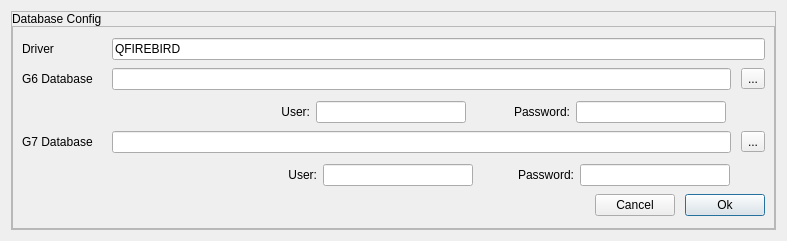
<?xml version="1.0" encoding="UTF-8"?>
<ui version="4.0">
 <class>RSDatabaseConfig</class>
 <widget class="QDialog" name="RSDatabaseConfig">
  <property name="geometry">
   <rect>
    <x>0</x>
    <y>0</y>
    <width>787</width>
    <height>241</height>
   </rect>
  </property>
  <property name="minimumSize">
   <size>
    <width>787</width>
    <height>0</height>
   </size>
  </property>
  <property name="maximumSize">
   <size>
    <width>16777215</width>
    <height>248</height>
   </size>
  </property>
  <property name="windowTitle">
   <string>Databases configuration</string>
  </property>
  <layout class="QGridLayout" name="gridLayout">
   <item row="0" column="0">
    <widget class="QFrame" name="m_border">
     <property name="frameShape">
      <enum>QFrame::StyledPanel</enum>
     </property>
     <property name="frameShadow">
      <enum>QFrame::Raised</enum>
     </property>
     <layout class="QGridLayout" name="gridLayout_2" rowstretch="0,1">
      <property name="leftMargin">
       <number>0</number>
      </property>
      <property name="topMargin">
       <number>0</number>
      </property>
      <property name="rightMargin">
       <number>0</number>
      </property>
      <property name="bottomMargin">
       <number>0</number>
      </property>
      <property name="spacing">
       <number>0</number>
      </property>
      <item row="0" column="0">
       <widget class="QLabel" name="m_title">
        <property name="text">
         <string>Database Config</string>
        </property>
       </widget>
      </item>
      <item row="1" column="0">
       <widget class="QFrame" name="m_body">
        <property name="frameShape">
         <enum>QFrame::StyledPanel</enum>
        </property>
        <property name="frameShadow">
         <enum>QFrame::Raised</enum>
        </property>
        <layout class="QVBoxLayout" name="verticalLayout_3">
         <item>
          <layout class="QHBoxLayout" name="horizontalLayout">
           <property name="spacing">
            <number>10</number>
           </property>
           <item>
            <widget class="QLabel" name="label">
             <property name="minimumSize">
              <size>
               <width>80</width>
               <height>0</height>
              </size>
             </property>
             <property name="maximumSize">
              <size>
               <width>80</width>
               <height>16777215</height>
              </size>
             </property>
             <property name="text">
              <string>Driver</string>
             </property>
            </widget>
           </item>
           <item>
            <widget class="QLineEdit" name="lineEdit">
             <property name="text">
              <string>QFIREBIRD</string>
             </property>
             <property name="readOnly">
              <bool>true</bool>
             </property>
            </widget>
           </item>
          </layout>
         </item>
         <item>
          <layout class="QVBoxLayout" name="verticalLayout_2">
           <item>
            <layout class="QHBoxLayout" name="horizontalLayout_2">
             <property name="spacing">
              <number>10</number>
             </property>
             <item>
              <widget class="QLabel" name="label_2">
               <property name="minimumSize">
                <size>
                 <width>80</width>
                 <height>0</height>
                </size>
               </property>
               <property name="maximumSize">
                <size>
                 <width>80</width>
                 <height>16777215</height>
                </size>
               </property>
               <property name="text">
                <string>G6 Database </string>
               </property>
              </widget>
             </item>
             <item>
              <widget class="QLineEdit" name="m_g6DatabaseEdit">
               <property name="minimumSize">
                <size>
                 <width>100</width>
                 <height>0</height>
                </size>
               </property>
              </widget>
             </item>
             <item>
              <widget class="QToolButton" name="m_g6DatabaseButton">
               <property name="cursor">
                <cursorShape>PointingHandCursor</cursorShape>
               </property>
               <property name="text">
                <string>...</string>
               </property>
              </widget>
             </item>
            </layout>
           </item>
           <item>
            <spacer name="verticalSpacer">
             <property name="orientation">
              <enum>Qt::Vertical</enum>
             </property>
             <property name="sizeType">
              <enum>QSizePolicy::Fixed</enum>
             </property>
             <property name="sizeHint" stdset="0">
              <size>
               <width>20</width>
               <height>5</height>
              </size>
             </property>
            </spacer>
           </item>
           <item>
            <layout class="QHBoxLayout" name="horizontalLayout_10">
             <item>
              <spacer name="horizontalSpacer_2">
               <property name="orientation">
                <enum>Qt::Horizontal</enum>
               </property>
               <property name="sizeType">
                <enum>QSizePolicy::Minimum</enum>
               </property>
               <property name="sizeHint" stdset="0">
                <size>
                 <width>200</width>
                 <height>20</height>
                </size>
               </property>
              </spacer>
             </item>
             <item>
              <layout class="QHBoxLayout" name="horizontalLayout_5">
               <item>
                <widget class="QLabel" name="label_7">
                 <property name="minimumSize">
                  <size>
                   <width>50</width>
                   <height>0</height>
                  </size>
                 </property>
                 <property name="maximumSize">
                  <size>
                   <width>50</width>
                   <height>16777215</height>
                  </size>
                 </property>
                 <property name="text">
                  <string>User:</string>
                 </property>
                 <property name="alignment">
                  <set>Qt::AlignRight|Qt::AlignTrailing|Qt::AlignVCenter</set>
                 </property>
                </widget>
               </item>
               <item>
                <widget class="QLineEdit" name="m_g6UserNameEdit">
                 <property name="minimumSize">
                  <size>
                   <width>150</width>
                   <height>0</height>
                  </size>
                 </property>
                 <property name="maximumSize">
                  <size>
                   <width>150</width>
                   <height>16777215</height>
                  </size>
                 </property>
                </widget>
               </item>
              </layout>
             </item>
             <item>
              <layout class="QHBoxLayout" name="horizontalLayout_9">
               <item>
                <widget class="QLabel" name="label_8">
                 <property name="minimumSize">
                  <size>
                   <width>50</width>
                   <height>0</height>
                  </size>
                 </property>
                 <property name="maximumSize">
                  <size>
                   <width>60</width>
                   <height>16777215</height>
                  </size>
                 </property>
                 <property name="text">
                  <string>Password:</string>
                 </property>
                 <property name="alignment">
                  <set>Qt::AlignRight|Qt::AlignTrailing|Qt::AlignVCenter</set>
                 </property>
                </widget>
               </item>
               <item>
                <widget class="QLineEdit" name="m_g6PasswordEdit">
                 <property name="minimumSize">
                  <size>
                   <width>150</width>
                   <height>0</height>
                  </size>
                 </property>
                 <property name="maximumSize">
                  <size>
                   <width>150</width>
                   <height>16777215</height>
                  </size>
                 </property>
                </widget>
               </item>
              </layout>
             </item>
            </layout>
           </item>
          </layout>
         </item>
         <item>
          <layout class="QVBoxLayout" name="verticalLayout">
           <item>
            <layout class="QHBoxLayout" name="horizontalLayout_3">
             <property name="spacing">
              <number>10</number>
             </property>
             <item>
              <widget class="QLabel" name="label_3">
               <property name="minimumSize">
                <size>
                 <width>80</width>
                 <height>0</height>
                </size>
               </property>
               <property name="maximumSize">
                <size>
                 <width>80</width>
                 <height>16777215</height>
                </size>
               </property>
               <property name="text">
                <string>G7 Database</string>
               </property>
              </widget>
             </item>
             <item>
              <widget class="QLineEdit" name="m_g7DatabaseEdit"/>
             </item>
             <item>
              <widget class="QToolButton" name="m_g7DatabaseButton">
               <property name="cursor">
                <cursorShape>PointingHandCursor</cursorShape>
               </property>
               <property name="text">
                <string>...</string>
               </property>
              </widget>
             </item>
            </layout>
           </item>
           <item>
            <spacer name="verticalSpacer_2">
             <property name="orientation">
              <enum>Qt::Vertical</enum>
             </property>
             <property name="sizeType">
              <enum>QSizePolicy::Fixed</enum>
             </property>
             <property name="sizeHint" stdset="0">
              <size>
               <width>20</width>
               <height>5</height>
              </size>
             </property>
            </spacer>
           </item>
           <item>
            <layout class="QHBoxLayout" name="horizontalLayout_8">
             <item>
              <spacer name="horizontalSpacer_3">
               <property name="orientation">
                <enum>Qt::Horizontal</enum>
               </property>
               <property name="sizeType">
                <enum>QSizePolicy::Minimum</enum>
               </property>
               <property name="sizeHint" stdset="0">
                <size>
                 <width>200</width>
                 <height>20</height>
                </size>
               </property>
              </spacer>
             </item>
             <item>
              <layout class="QHBoxLayout" name="horizontalLayout_7">
               <item>
                <widget class="QLabel" name="label_9">
                 <property name="minimumSize">
                  <size>
                   <width>50</width>
                   <height>0</height>
                  </size>
                 </property>
                 <property name="maximumSize">
                  <size>
                   <width>60</width>
                   <height>16777215</height>
                  </size>
                 </property>
                 <property name="text">
                  <string>User:</string>
                 </property>
                 <property name="alignment">
                  <set>Qt::AlignRight|Qt::AlignTrailing|Qt::AlignVCenter</set>
                 </property>
                </widget>
               </item>
               <item>
                <widget class="QLineEdit" name="m_g7UserNameEdit">
                 <property name="minimumSize">
                  <size>
                   <width>150</width>
                   <height>0</height>
                  </size>
                 </property>
                 <property name="maximumSize">
                  <size>
                   <width>150</width>
                   <height>16777215</height>
                  </size>
                 </property>
                </widget>
               </item>
              </layout>
             </item>
             <item>
              <layout class="QHBoxLayout" name="horizontalLayout_6">
               <item>
                <widget class="QLabel" name="label_10">
                 <property name="minimumSize">
                  <size>
                   <width>50</width>
                   <height>0</height>
                  </size>
                 </property>
                 <property name="maximumSize">
                  <size>
                   <width>60</width>
                   <height>16777215</height>
                  </size>
                 </property>
                 <property name="text">
                  <string>Password:</string>
                 </property>
                 <property name="alignment">
                  <set>Qt::AlignRight|Qt::AlignTrailing|Qt::AlignVCenter</set>
                 </property>
                </widget>
               </item>
               <item>
                <widget class="QLineEdit" name="m_g7PasswordEdit">
                 <property name="minimumSize">
                  <size>
                   <width>150</width>
                   <height>0</height>
                  </size>
                 </property>
                 <property name="maximumSize">
                  <size>
                   <width>150</width>
                   <height>16777215</height>
                  </size>
                 </property>
                </widget>
               </item>
              </layout>
             </item>
            </layout>
           </item>
          </layout>
         </item>
         <item>
          <layout class="QHBoxLayout" name="horizontalLayout_4">
           <property name="spacing">
            <number>10</number>
           </property>
           <item>
            <spacer name="horizontalSpacer">
             <property name="orientation">
              <enum>Qt::Horizontal</enum>
             </property>
             <property name="sizeHint" stdset="0">
              <size>
               <width>40</width>
               <height>20</height>
              </size>
             </property>
            </spacer>
           </item>
           <item>
            <widget class="QPushButton" name="m_cancelButton">
             <property name="cursor">
              <cursorShape>PointingHandCursor</cursorShape>
             </property>
             <property name="text">
              <string>Cancel</string>
             </property>
            </widget>
           </item>
           <item>
            <widget class="QPushButton" name="m_okButton">
             <property name="cursor">
              <cursorShape>PointingHandCursor</cursorShape>
             </property>
             <property name="text">
              <string>Ok</string>
             </property>
             <property name="default">
              <bool>true</bool>
             </property>
            </widget>
           </item>
          </layout>
         </item>
        </layout>
       </widget>
      </item>
     </layout>
    </widget>
   </item>
  </layout>
 </widget>
 <resources/>
 <connections>
  <connection>
   <sender>m_cancelButton</sender>
   <signal>clicked()</signal>
   <receiver>RSDatabaseConfig</receiver>
   <slot>reject()</slot>
   <hints>
    <hint type="sourcelabel">
     <x>311</x>
     <y>144</y>
    </hint>
    <hint type="destinationlabel">
     <x>274</x>
     <y>171</y>
    </hint>
   </hints>
  </connection>
  <connection>
   <sender>m_okButton</sender>
   <signal>clicked()</signal>
   <receiver>RSDatabaseConfig</receiver>
   <slot>accept()</slot>
   <hints>
    <hint type="sourcelabel">
     <x>396</x>
     <y>140</y>
    </hint>
    <hint type="destinationlabel">
     <x>356</x>
     <y>170</y>
    </hint>
   </hints>
  </connection>
 </connections>
</ui>
